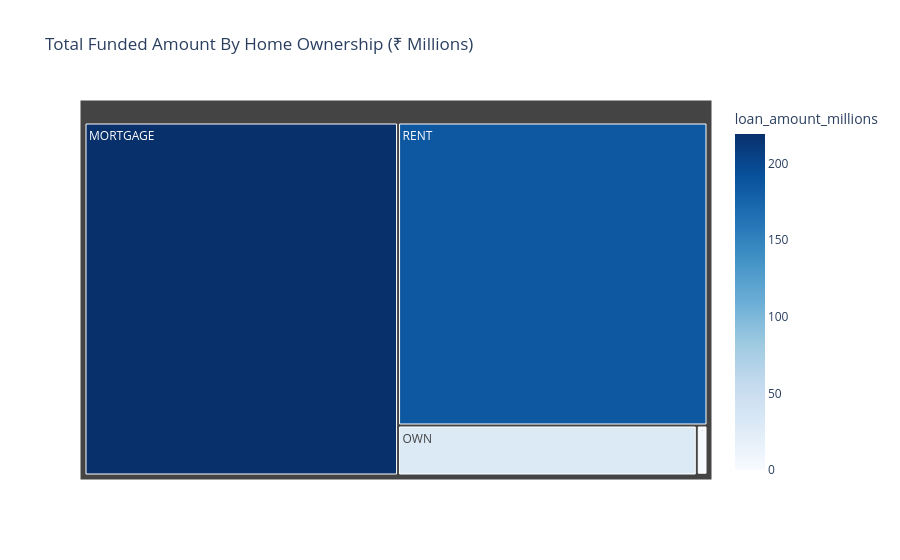

Write notebook code for a chart like this one.
### Markdown cell above
#### Home Ownership By Total Funded Amount

### Code cell
home_funding = df.groupby("home_ownership")['loan_amount'].sum().reset_index()
home_funding['loan_amount_millions'] = home_funding['loan_amount']/1000000
fig = px.treemap(
    home_funding,
    path = ["home_ownership"],
    values = 'loan_amount_millions',
    color = 'loan_amount_millions',
    color_continuous_scale= 'Blues',
    title= "Total Funded Amount By Home Ownership (₹ Millions)" 
)
fig.show()

### Figure 1 — Plotly figure (JSON) as saved in the notebook; plotly's stock layout.template omitted (floating-point values rounded to 4 significant figures)
{"data": [{"branchvalues": "total", "customdata": [[219.3], [0.0168], [1.045], [29.6], [185.8]], "domain": {"x": [0, 1], "y": [0, 1]}, "hovertemplate": "labels=%{label}<br>loan_amount_millions_sum=%{value}<br>parent=%{parent}<br>id=%{id}<br>loan_amount_millions=%{color}<extra></extra>", "ids": ["MORTGAGE", "NONE", "OTHER", "OWN", "RENT"], "labels": ["MORTGAGE", "NONE", "OTHER", "OWN", "RENT"], "marker": {"coloraxis": "coloraxis", "colors": [219.3, 0.0168, 1.045, 29.6, 185.8]}, "name": "", "parents": ["", "", "", "", ""], "type": "treemap", "values": [219.3, 0.0168, 1.045, 29.6, 185.8]}], "layout": {"autosize": true, "coloraxis": {"colorbar": {"title": {"text": "loan_amount_millions"}}, "colorscale": [[0, "rgb(247,251,255)"], [0.125, "rgb(222,235,247)"], [0.25, "rgb(198,219,239)"], [0.375, "rgb(158,202,225)"], [0.5, "rgb(107,174,214)"], [0.625, "rgb(66,146,198)"], [0.75, "rgb(33,113,181)"], [0.875, "rgb(8,81,156)"], [1, "rgb(8,48,107)"]]}, "legend": {"tracegroupgap": 0}, "title": {"text": "Total Funded Amount By Home Ownership (₹ Millions)"}}}
